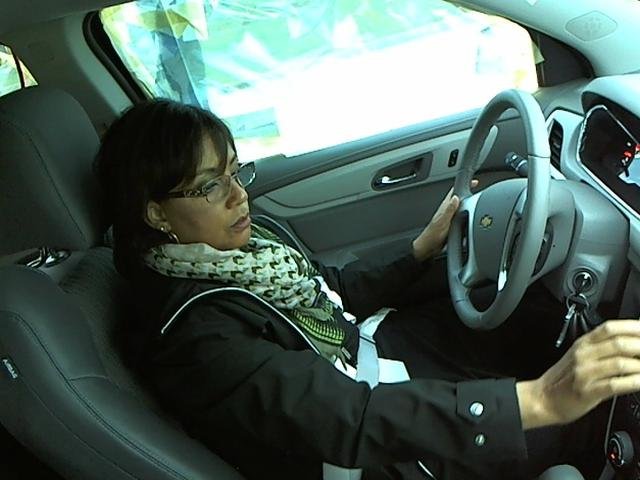
#> input picture convert/img_1.jpg, 640 x 480 px
$ python -i col_quant.py   (imports and definitions only)
#> lines starting #> are read from the running program, lines starting #| are printed output that depends on the picture
import timeit
import numpy as np
import pandas as pd

from scipy.cluster.vq import kmeans,vq
import cv2

class col_quant(object):
	def __init__(self, train, ncolors=16):
#> called with train = 'img_1.jpg', ncolors = 16
		self.k=ncolors
		self.train=cv2.imread(train,1)
#> self.train is the input picture: shape (480, 640, 3); mean B, G, R 90.3, 97.9, 79

	def color_quant(self,img,k):
#> called with k = 16
		img = cv2.cvtColor(img, cv2.COLOR_RGB2Lab)
#> img: shape (480, 640, 3); mean of channels 0, 1, 2 97.2, 122, 137.2
		a,b = np.float32(img[:,:,1]),np.float32(img[:,:,2])
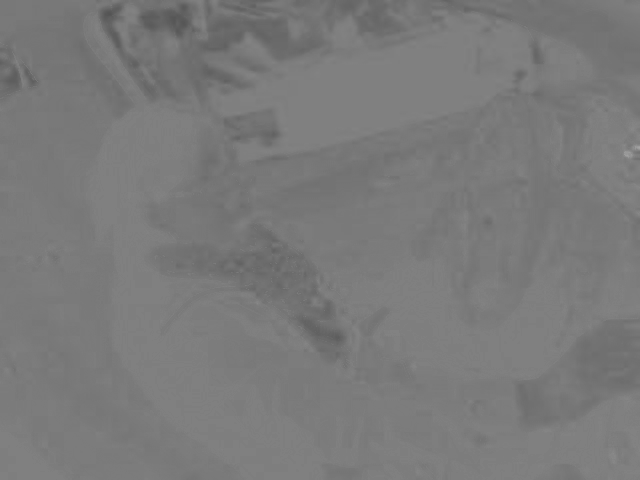
#> a: shape (480, 640) float32; min 84, max 166, mean 122
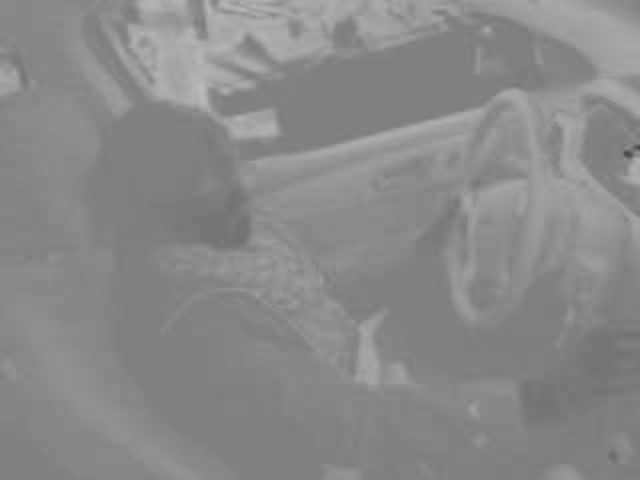
#> b: shape (480, 640) float32; min 69, max 187, mean 137.2
		pixel = np.squeeze(cv2.merge((a.flatten(),b.flatten())))
#> pixel = 307200 pairs, first value 84 to 166, second value 69 to 187
		centroids,_ = kmeans(pixel,self.k)
#> centroids = 16 rows, first 8: [116.5, 163.4], [120.1, 146.8], [122.5, 133.2], [107.8, 170.2], [117.5, 135.9], [110.8, 144.2], [118.2, 154.7], [124.1, 130.6]
		qnt,_ = vq(pixel,centroids)
		color_to_label_map = {c:i for i,c in enumerate([tuple(i) for i in centroids])}
#> color_to_label_map = 16 items
		label_to_color_map = dict(zip(color_to_label_map.values(),color_to_label_map.keys()))
#> label_to_color_map = 16 items
		return qnt,label_to_color_map

	#Color Quantization
	def run(self):
		start = timeit.default_timer()
		qnt,label = self.color_quant(self.train,self.k)
#> label = 16 items
		self.labeled = pd.DataFrame(qnt.reshape(self.train.shape[:-1]))
#> self.labeled = table of 480 rows and 640 columns
		self.colors = pd.DataFrame(label).transpose()
#> self.colors = table of 16 rows and 2 columns
		stop = timeit.default_timer()
		print ("Train -	Color Quantization: Done in ",stop-start," sec")
		return stop-start

	#Save
	def export(self):
		self.colors.to_csv('colors.csv', sep=',',header=False,index=False)
		self.labeled.to_csv('labeled.csv', sep=',',header=False,index=False)

>>> result = col_quant('img_1.jpg').run()
